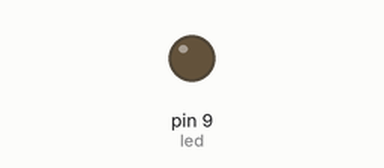
A sketch run on a simulated Arduino Uno, built with avr-gcc and run on an emulated ATmega328P. Parts: output pins drawn as LEDs (lit = HIGH).

Above: at 0.05 s.
At 2.5 s:
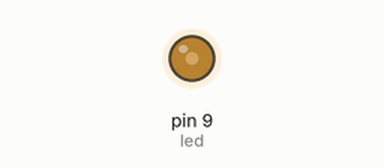
At 5.0 s:
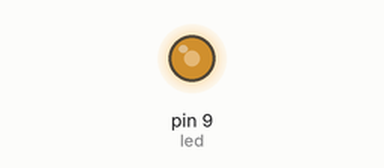
At 10.0 s:
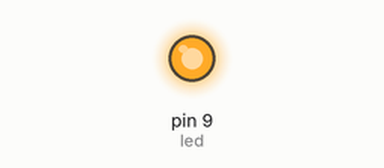
Timing chart, 0 to 13.0 s (numbered marks = the images above):
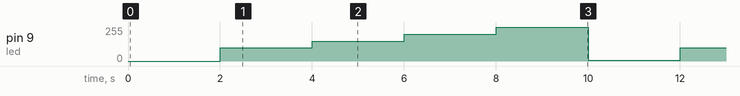

The sketch:

Fade_array.ino
```cpp
// analog pins
const int led = 9;

// variables
const int timeBetweenLeds = 2000;
int counter = 0;
int size = 5;

int ledValue[] = {0, 100, 150, 200, 255};


void setup() {
  pinMode(led, OUTPUT);
  Serial.begin(9600);
}

void loop() {
  // write values
  analogWrite(led, ledValue[counter]);
  delay(timeBetweenLeds);

  // update counter
  counter = counter % size;
  counter++;
}
```

Measured:
- by itself, pin 9 (led): repeats every 10.0 s: 150/255 2.0 s, 200/255 2.0 s, 255/255 2.0 s, 5/255 2.0 s, 100/255 2.0 s
